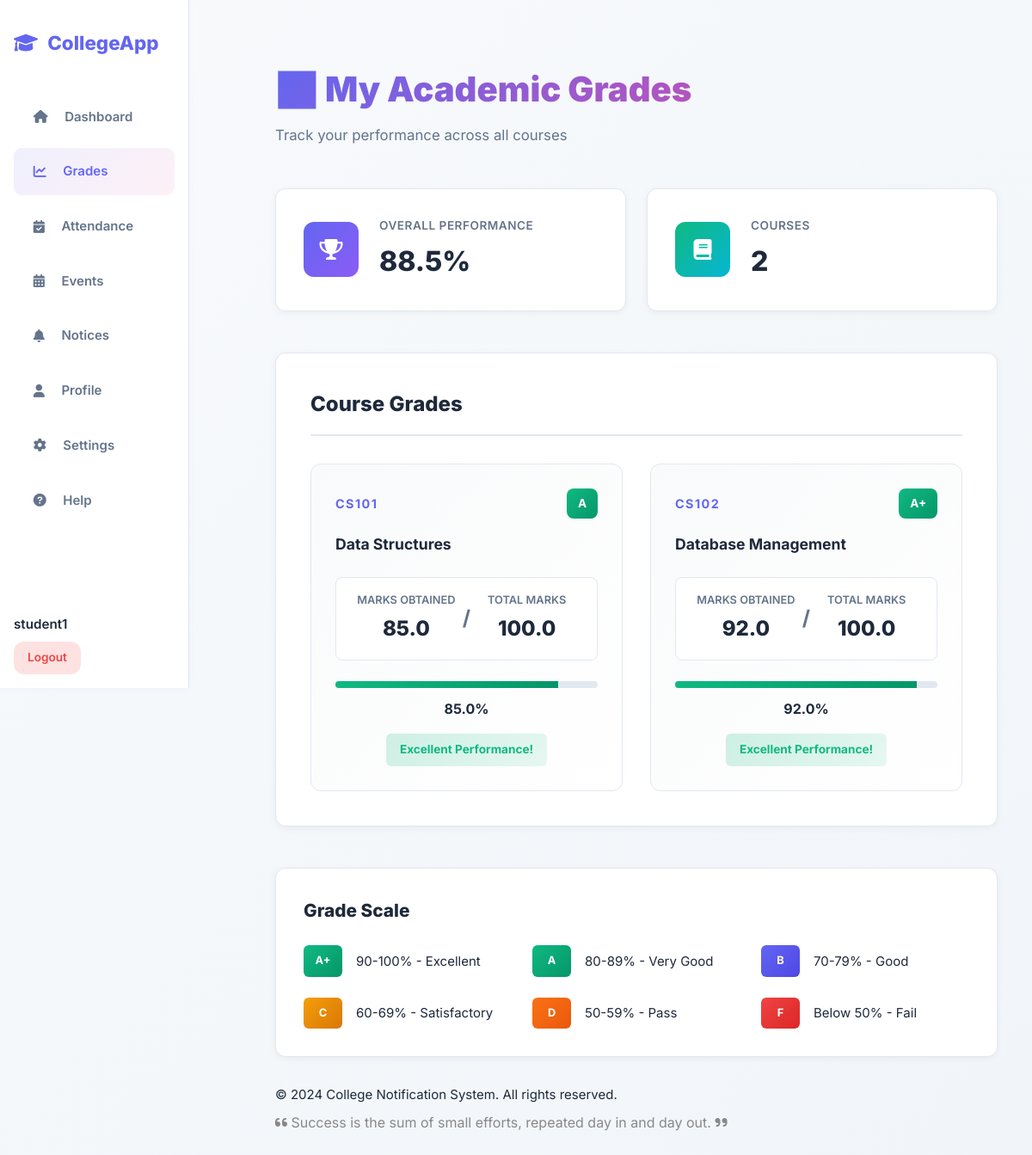
The page /student/grades (signed in) on the database as committed earlier.
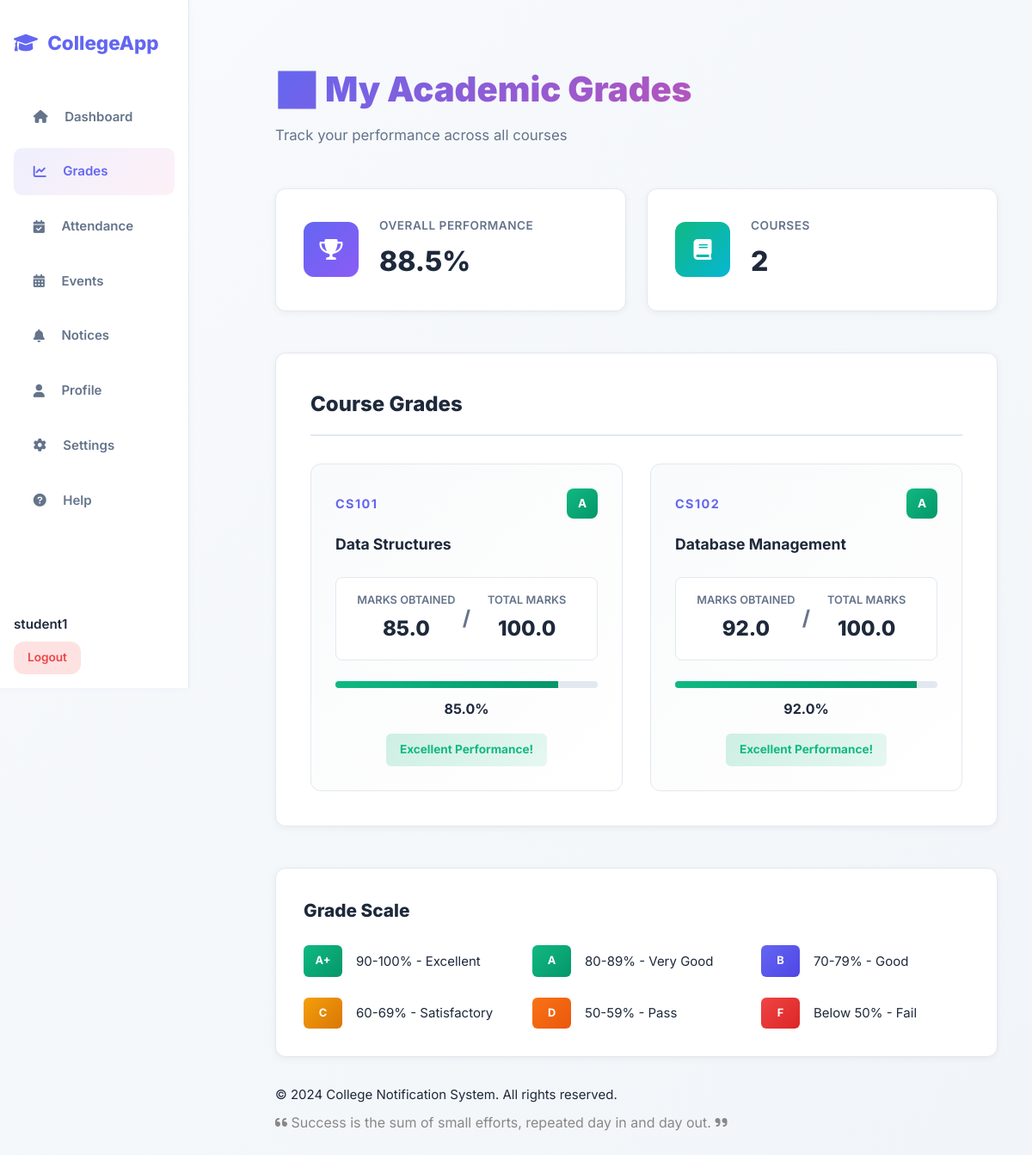
The same page on the database as committed later.
### tables this page shows
CREATE TABLE grades (
  id INTEGER PRIMARY KEY AUTOINCREMENT,
  student_id INTEGER NOT NULL,
  course_id INTEGER NOT NULL,
  marks_obtained REAL,
  total_marks REAL DEFAULT 100,
  grade TEXT,
  created_at TEXT DEFAULT (datetime('now','localtime')),
  FOREIGN KEY (student_id) REFERENCES students(id) ON DELETE CASCADE,
  FOREIGN KEY (course_id) REFERENCES courses(id) ON DELETE CASCADE,
  UNIQUE(student_id, course_id)
);

CREATE TABLE courses (
  id INTEGER PRIMARY KEY AUTOINCREMENT,
  course_code TEXT UNIQUE NOT NULL,
  course_name TEXT NOT NULL,
  credits INTEGER,
  semester INTEGER,
  section TEXT,
  faculty_id INTEGER,
  description TEXT,
  created_at TEXT DEFAULT (datetime('now','localtime')),
  FOREIGN KEY (faculty_id) REFERENCES users(id)
);

### app.py (the view)
@app.route('/student/grades')
@login_required(role='student')
def student_grades():
    db = get_db()
    user_id = db.execute("SELECT id FROM users WHERE username=?", (session['user'],)).fetchone()[0]
    student = db.execute("SELECT id FROM students WHERE user_id=?", (user_id,)).fetchone()
    grades = db.execute("""
        SELECT g.*, c.course_code, c.course_name
        FROM grades g
        JOIN courses c ON g.course_id = c.id
        WHERE g.student_id=?
        ORDER BY c.course_code
    """, (student['id'],)).fetchall()
    return render_template('student_grades.html', grades=grades)

### app.py (called while the page is built)
def get_db():
    if 'db' not in g:
        g.db = sqlite3.connect(DB)
        g.db.row_factory = sqlite3.Row
        g.db.execute("PRAGMA foreign_keys = ON")
    return g.db

### templates/student_grades.html (shortened to what the changed rows need)
{% extends "base.html" %}
{% block content %}
<div class="student-grades-wrapper">
    <div class="grades-header">
        <h1 class="grades-title">📊 My Academic Grades</h1>
    </div>
    {% if grades %}
                    {% set total_obtained = grades|map(attribute='marks_obtained')|sum %}
                    {% set total_marks = grades|map(attribute='total_marks')|sum %}
    <div class="grades-container">
        <div class="table-header">
            <h2>Course Grades</h2>
        </div>
        <div class="grades-grid">
            {% for grade in grades %}
            <div class="grade-card">
                <div class="grade-card-header">
                    <span class="course-code">{{ grade['course_code'] }}</span>
                    <span class="grade-badge" style="background: {% if grade['grade'] == 'A+' or grade['grade'] == 'A' %}linear-gradient(135deg, #10b981, #059669){% elif grade['grade'] == 'B' %}linear-gradient(135deg, #6366f1, #4f46e5){% elif grade['grade'] == 'C' %}linear-gradient(135deg, #f59e0b, #d97706){% elif grade['grade'] == 'D' %}linear-gradient(135deg, #f97316, #ea580c){% else %}linear-gradient(135deg, #ef4444, #dc2626){% endif %}; color: white;">
                        {{ grade['grade'] }}
                    </span>
                </div>
                <h3 class="course-name">{{ grade['course_name'] }}</h3>
                <div class="marks-display">
                    <div class="marks-item">
                        <span class="marks-label">Marks Obtained</span>
                        <span class="marks-value">{{ grade['marks_obtained'] }}</span>
                    </div>
                    <div class="marks-divider">/</div>
                    <div class="marks-item">
                        <span class="marks-label">Total Marks</span>
                        <span class="marks-value">{{ grade['total_marks'] }}</span>
                    </div>
                </div>
                <div class="progress-bar">
                    <div class="progress-fill" style="width: {{ (((grade['marks_obtained'] / grade['total_marks']) * 100)|round(1)) }}%; background: {% if grade['grade'] == 'A+' or grade['grade'] == 'A' %}linear-gradient(90deg, #10b981, #059669){% elif grade['grade'] == 'B' %}linear-gradient(90deg, #6366f1, #4f46e5){% elif grade['grade'] == 'C' %}linear-gradient(90deg, #f59e0b, #d97706){% elif grade['grade'] == 'D' %}linear-gradient(90deg, #f97316, #ea580c){% else %}linear-gradient(90deg, #ef4444, #dc2626){% endif %};"></div>
                </div>
                <div class="percentage-text">
                    {{ (((grade['marks_obtained'] / grade['total_marks']) * 100)|round(1)) }}%
                </div>
                <div class="grade-interpretation">
                    {% if grade['grade'] == 'A+' or grade['grade'] == 'A' %}
                    <span class="interpretation excellent">Excellent Performance!</span>
                    {% elif grade['grade'] == 'B' %}
                    <span class="interpretation good">Good Performance</span>
                    {% elif grade['grade'] == 'C' %}
                    <span class="interpretation average">Average Performance</span>
                    {% elif grade['grade'] == 'D' %}
                    <span class="interpretation needsimprovement">Needs Improvement</span>
                    {% else %}
                    <span class="interpretation fail">Failed - Retake Required</span>
                    {% endif %}
                </div>
            </div>
            {% endfor %}
        </div>
    </div>
    {% else %}
    <div class="empty-state">
        <i class="fas fa-inbox"></i>
        <h2>No Grades Published Yet</h2>
        <p>Your grades will appear here as soon as they are published by your instructors.</p>
    </div>
    {% endif %}
</div>
{% endblock %}

Rows that differ between the two databases and show on the page:
changed grades "Database Management": grade "A+" → "A"
